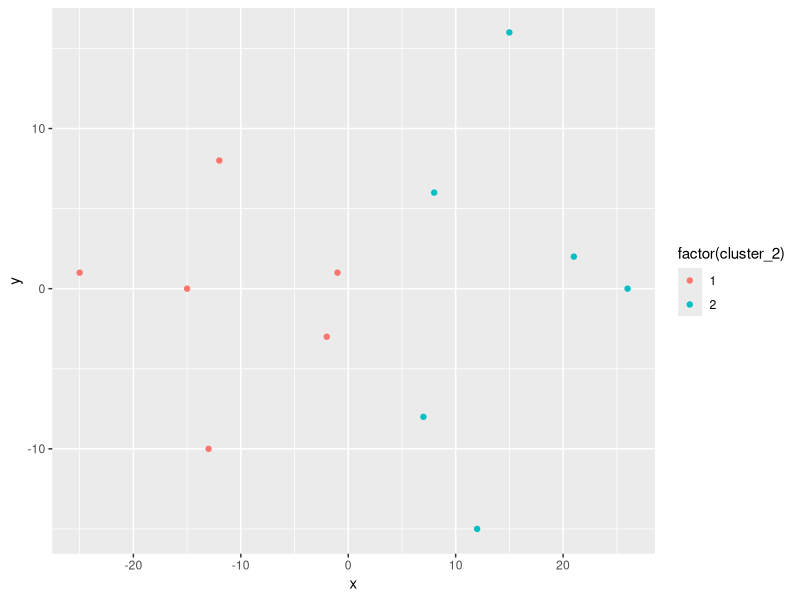
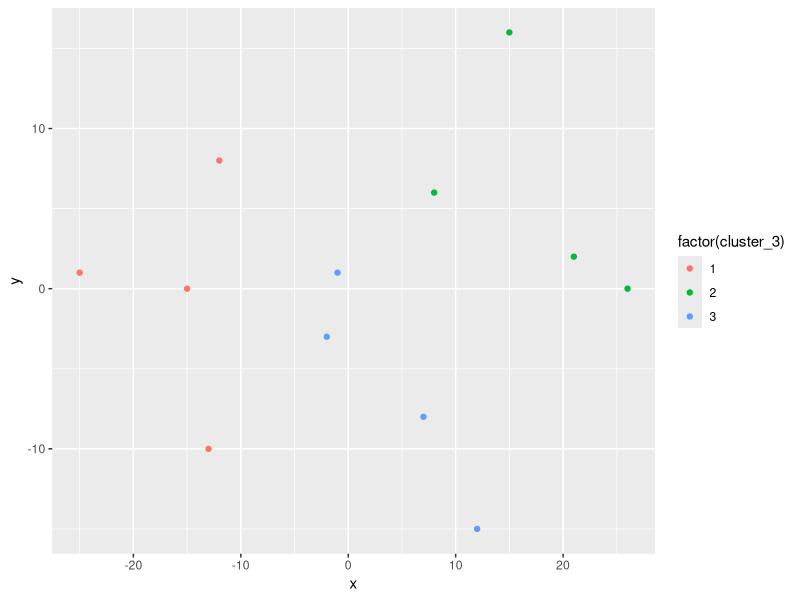
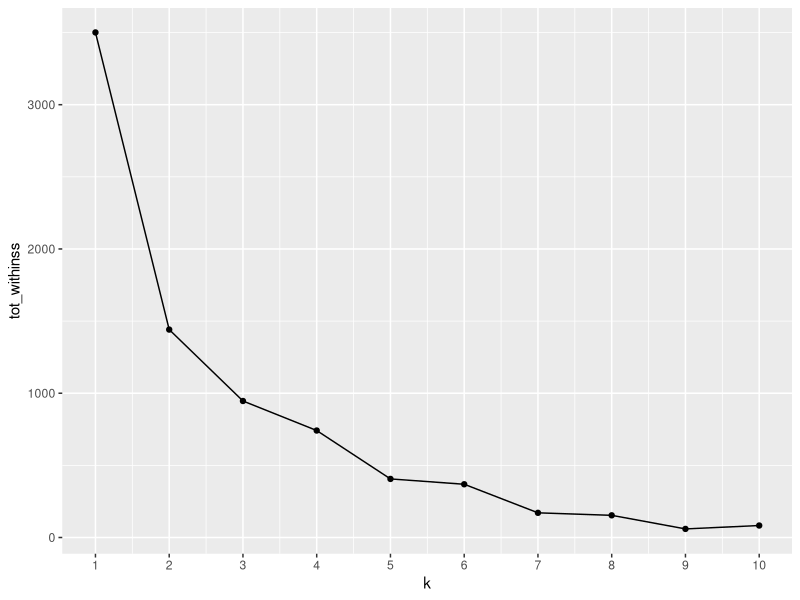
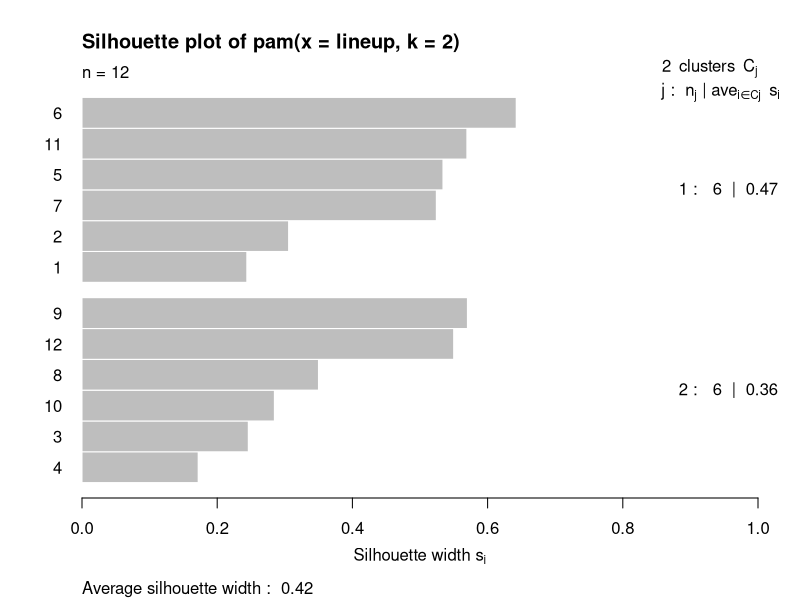
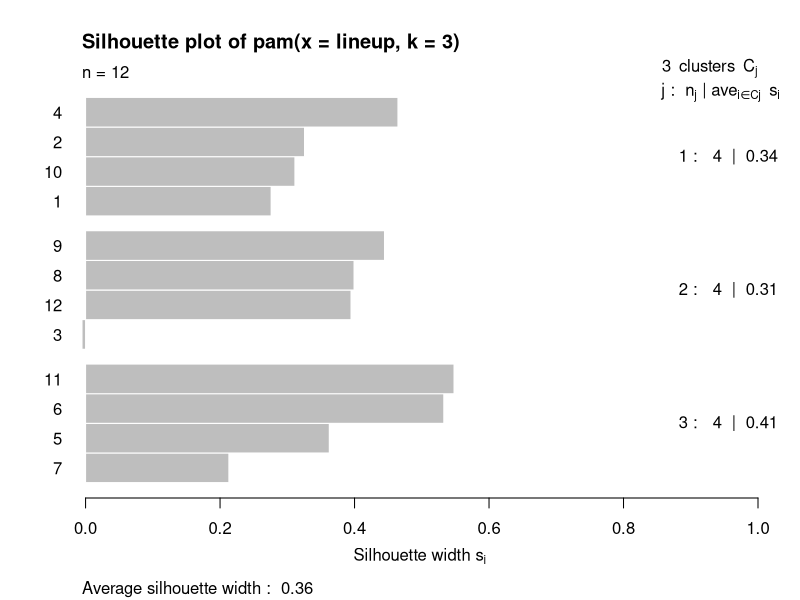

Reproduce these figures in R, in order.
##### K-Means Clustering Example #####
## Import libraries
library(dplyr)
library(ggplot2)
library(purrr)
library(cluster)

## Create base data frame
lineup <- data.frame(x = c(-1,-2,8,7,-12,-15,-13,15,21,12,-25,26),
                     y = c(1,-3,6,-8,8,0,-10,16,2,-15,1,0))

##### Two centers #####
## Cluster the data with kmeans()
model_km2 <- kmeans(lineup, centers = 2)

## Clusters back to lineup
lineup <- mutate(lineup, cluster_2 = model_km2$cluster)

## Plot the clusters
ggplot(lineup, aes(x = x, y = y, color = factor(cluster_2))) + 
  geom_point()

##### Three centers #####
## Cluster the data with kmeans()
model_km2 <- kmeans(lineup, centers = 3)

## Clusters back to lineup
lineup <- mutate(lineup, cluster_3 = model_km2$cluster)

## Plot the clusters
ggplot(lineup, aes(x = x, y = y, color = factor(cluster_3))) + 
  geom_point()

##### Evaluating different values of K using elbow plots #####
## Looking for the elbow using map.dbl and varying values of k
# Use map_dbl to run many models with varying value of k (centers)
tot_withinss <- map_dbl(1:10,  function(k){
  model <- kmeans(x = lineup, centers = k)
  model$tot.withinss
})

# Generate a data frame containing both k and tot_withinss
elbow_df <- data.frame(
  k = 1:10 ,
  tot_withinss = tot_withinss
)

## Plot the elbow
# Plot the elbow plot
ggplot(elbow_df, aes(x = k, y = tot_withinss)) +
  geom_point() + 
  geom_line() +
  scale_x_continuous(breaks = 1:10)

##### Evaluating different values of K using silhoutte analysis #####
# Generate a k-means model using the pam() function with a k = 2
pam_k2 <- pam(lineup, k = 2)

# Plot the silhouette visual for the pam_k2 model
plot(silhouette(pam_k2))

# Generate a k-means model using the pam() function with a k = 3
pam_k3 <- pam(lineup, k = 3)

# Plot the silhouette visual for the pam_k3 model
plot(silhouette(pam_k3))



